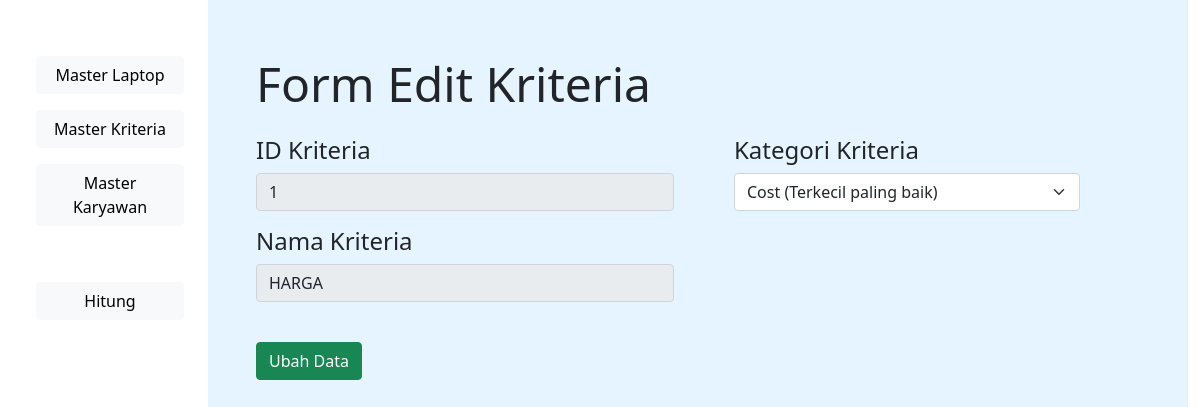
/formEditKriteria.php?idKriteria=1, run on the app's committed database.
### tables this page shows
CREATE TABLE `master_kriteria` (
  `ID_KRITERIA` int(11) NOT NULL,
  `NAMA_KRITERIA` varchar(255) DEFAULT NULL,
  `TIPE_KRITERIA` varchar(3) DEFAULT NULL
);

### formEditKriteria.php (the view, shortened to what this page needs)
<?php
include_once 'connection.php';
$id_kriteria = $_GET['idKriteria'];
?>
<!DOCTYPE html>
<html lang="en">
<head>
    <link href='customStyle.css' rel='stylesheet'>
    <link href='Assets/css/bootstrap.css' rel='stylesheet'>
</head>
<body>
    <div class='container-fluid d-flex vh-100 justify-content-center align-items-center'>
        <div class='col-2 d-flex flex-column justify-content-start h-100 py-5' id='sidebar'>
            <button class='btn btn-light' onclick="location.href = 'MasterLaptop.php'" <?php if($_SESSION['jenis'] == "usr"){ echo "disabled"; } ?>>Master Laptop</button>
            <button class='btn btn-light' onclick="location.href = 'MasterKriteria.php'">Master Kriteria</button>
            <button class='btn btn-light' onclick="location.href = 'MasterKaryawan.php'" <?php if($_SESSION['jenis'] == "usr"){ echo "disabled"; } ?>>Master Karyawan</button>
            <button class='btn btn-light' id='buttonHitung'>Hitung</button>
        </div>
        <div class='col d-flex flex-column coreTab h-100 py-5'>
            <div class='container-fluid px-5 d-flex'>
                <div class='tableTitle'>Form Edit Kriteria</div>
            </div>
            <form action="edit_kriteria.php" method='post'>
                <?php
                $query = "SELECT * FROM master_kriteria WHERE ID_KRITERIA = ".$id_kriteria;
                $res = mysqli_query($conn, $query);
                while ($data = mysqli_fetch_array($res)) {
                    $kategori = $data['TIPE_KRITERIA'];
                    $nama = $data['NAMA_KRITERIA'];
                }
                ?>
                <div class='container-fluid px-5 d-flex flex-column'>
                    <div class='row w-100'>
                        <div class='col-6'>
                            <div class='inputData'>
                                <h4>ID Kriteria</h4>
                                <input class="form-control" name="idKriteria" placeholder='ID Kriteria' value='<?= $id_kriteria ?>' readonly>
                            </div>
                            <div class='inputData'>
                                <h4>Nama Kriteria</h4>
                                <input class="form-control" name="namaKriteria" value="<?= $nama; ?>" placeholder='Nama Kriteria' readonly required>
                            </div>
                            <input class='btn btn-success' style='position: relative; top: 1.5em' type="submit" value="Ubah Data">
                        </div>
                        <div class='col-6 px-5'>
                            <div class='inputData'>
                                <h4>Kategori Kriteria</h4>
                                <select class="form-select" name="katKriteria" required>
                                    <option value="cos" <?php if($kategori == "cos"){ echo 'selected';} ?>> Cost (Terkecil paling baik) </option>
                                </select>
                            </div>
                        </div>
                    </div>
                </div>
            </form>
</body>
</html>

### customStyle.css (style rules this page uses)
body { margin: 0; }
:root { --backgroundMain: #e6f4ff; --dividerColor: #195685; }
#sidebar * { margin: 0.5em 1.5em; }
.coreTab { background-color: var(--backgroundMain); }
.tableTitle { font-size: 3em; position: relative; }
#buttonHitung { position: relative; top: 1.5em }
.inputData { margin: 1em 0; }

### data on the page
master_kriteria: namaKriteria "HARGA", katKriteria "Cost (Terkecil paling baik)"
